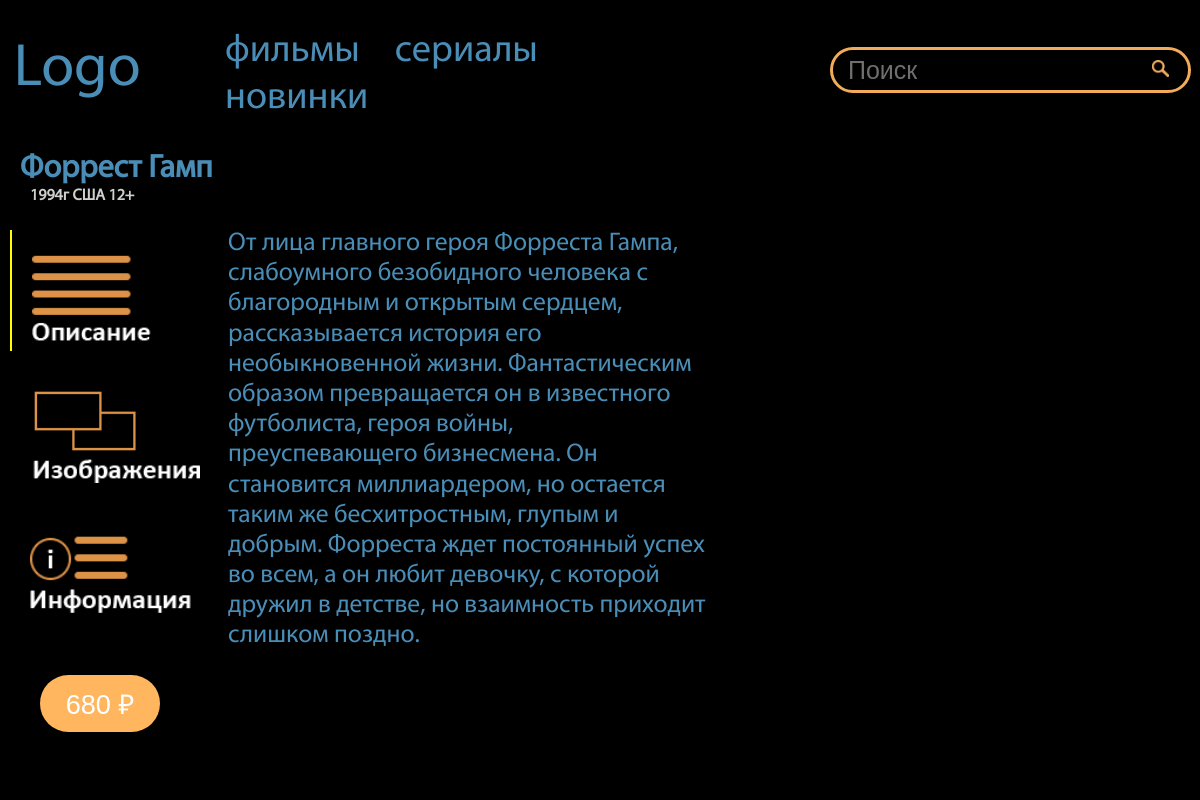
The app's page /page/index.php?id=8 with its own data.
### tables this page shows
CREATE TABLE `film` (
  `id` int NOT NULL AUTO_INCREMENT,
  `title` varchar(128) NOT NULL,
  `country_id` int NOT NULL,
  `release` int NOT NULL,
  `rate` tinyint NOT NULL,
  `discription` text NOT NULL,
  `trailer` text NOT NULL,
  `director` text NOT NULL,
  `role` text NOT NULL,
  `price` int unsigned NOT NULL,
  PRIMARY KEY (`id`),
  UNIQUE KEY `name_UNIQUE` (`title`),
  KEY `fk_country_idx` (`country_id`),
  CONSTRAINT `fk_country_id` FOREIGN KEY (`country_id`) REFERENCES `country` (`id`)
);

CREATE TABLE `country` (
  `id` int NOT NULL AUTO_INCREMENT,
  `name` varchar(45) DEFAULT NULL,
  PRIMARY KEY (`id`),
  UNIQUE KEY `name_UNIQUE` (`name`)
);

### page/index.php (the view, shortened to what this page needs)
<!DOCTYPE html>
<html lang="en" dir="ltr">
<head>
	<link rel="stylesheet" type="text/css" href="/page/page_style.css">
	<?php
	$id = $_GET['id'];
	if (is_array($id))
		$id = intval($id[0]);
	else
		$id = intval($id);
	$options = array(
						PDO::ATTR_ERRMODE            => PDO::ERRMODE_EXCEPTION,
						PDO::ATTR_DEFAULT_FETCH_MODE => PDO::FETCH_ASSOC
	  );
	try
	{
		$connection = new PDO('mysql:host=localhost;dbname=films_index;charset=utf8', 'root', 'root', $options);
	}
	catch (Exception $e)
	{
	   exit('<script type="text/javascript">alert("Подключение к базе данных не удалось, попробуйте перезагрузить страницу: ' . $e->getMessage().'");
		location.href=location.href;</script>');
	}
	$stmt = $connection->query("SELECT film.id, title, `release`, rate, discription, trailer, director, `role`, price,
		country.name as country FROM film LEFT JOIN country ON country_id = country.id WHERE film.id =".$id);
	$data = $stmt->fetchAll()[0];
	$name = $data['title'];
	$year = explode('-', ($data['release']))[0];
	$country = $data['country'];
	$rate = $data['rate'];
	$discription = $data['discription'];
	$price = $data['price'];
	?>
</head>
<body>
	<img id="poster" src="../srcs/images/<?php echo $id; ?>/poster">
	<div id="shadow"></div>
	<div id="header_wrapper">
		<div id="logo"><a href="/">Logo</a></div>
		<div id="menu">
		  	<ul>
				<li><a href="/?category=2">фильмы</a></li>
				<li><a href="/?category=3">сериалы</a></li>
				<li><a href="/?category=1">новинки</a></li>
			</ul>
		</div>
	</div>
	<div id="name">
		<div id="title"><?php echo $name; ?></div>
		<p><?php echo $year."г ".$country." ".$rate."+"?></p>
	</div>
	<div id="navibar">
		<div><a class="navibar" type="button" onclick="selectTab( contentList[0], this)"><img src="../srcs/ico/discription.png"></a></div>
		<div><a class="navibar" type="button" onclick="selectTab( contentList[1], this)"><img src="../srcs/ico/gallery.png"></a></div>
		<div><a class="navibar" type="button" onclick="selectTab( contentList[2], this)"><img src="../srcs/ico/info.png"></a></div>
		<div id="price"><button id="price_button" onclick="addToCart(<?php echo $id; ?>)"><?php echo $price; ?> ₽</button></div>
	</div>
	<br>
	<div class="content">
		<span style="vertical-align: middle;"><?php  echo $discription; ?></span>
	</div>
	<br>
	<br>
	<div id="search_wrapper">
	</div>
</body>
</html>

### page/page_style.css (style rules this page uses)
body { font-family: "MyriadProRegular"; color: #4a8eb8; background-color: black; margin: 0; overflow-y: hidden; }
#poster { z-index: -3; position: fixed; min-height: 100vh; min-width: 45%; width: 90vmin; object-fit: contain; right: 0px; vertical-align: middle; }
#shadow { min-width: 1000px; z-index: -2; position: fixed; height: 100% ; width: 100%; box-shadow: inset 67vw 30px 87px -44px black, inset 900px 30px 87px 0 black; }
#header_wrapper { position: fixed; display: flex; z-index: 2; height: 150px; width: 57vw; min-width: 600px; overflow: hidden; font-size: 150%; min-height: 100px; align-items: center; }
#search_wrapper { position: fixed; z-index: 2; right: 50px; top: 50px; opacity: 0.95; margin: 0 50px 0 70vw; width: 25vw; height: 40px; }
@media screen and (max-width: 1200px) { #search_wrapper { margin-left: 830px; right: auto } }
#logo { font-size: 250%; width: 150px; margin: -10px 0 0 2%; color: #4a8eb8; }
#logo a { color: #4a8eb8; }
#menu { margin: auto; }
#menu ul { flex: 3; margin-right: auto; }
#menu li { font-size: 160%; margin-left: 30px; display: inline-block; list-style-type: none; }
a { text-decoration:none; }
#menu a { color: #4a8eb8 }
#name { width: 54vw; height: 200px; position: fixed; flex-wrap: wrap-reverse; margin: 150px 0 0 20px; min-width: 750px; font-weight: bold; border-bottom: 10px solid black; background-color: black; box-shadow: 2vw 0 5px 5px black; }
#name p { color: #cfd1cd; padding-top: 0.5%; margin: -5px 0 -20px 10px; font-size: 100%; }
#title { font-size: 200%; }
#navibar { display: flex; position: fixed; flex-direction: column; margin-top: 230px; width: 200px; height: 65vh; overflow-y: auto; }
.navibar { margin-bottom:2vh; display: block; margin-left: 10px; padding: 20px 0 0 20px; }
.navibar img { object-fit: contain; width: 100%; }
#price button { background-color: #ffb65e; border:none; color: white; padding: 10px 0; border-radius: 40px; width: 100px; margin: 4vh 0 0 40px; min-width: 120px; display: block; position: relative; outline: none; font-size: 170%; }
.content { position: absolute; margin:200px 0 300px calc(200px + (40px - 1vw)); min-width: 300px; width: 40%; font-size: 160%; height: 70vh; padding: 10px 0; overflow: auto; }
@media screen and (max-height: 800px) { .content { height: 60vh; } }

### srcs/modules/search.css (style rules this page uses)
#search_button img, #reset_search, #reset_search img { height: 17px; }
#search_elem { display: flex; align-items: center; margin-left: -45px; }
#reset_search, #search_button { cursor: pointer; border: none; outline: none; background-color: rgba(0,0,0,0); }
#search_form, #search { height: inherit; width: inherit; display: flex; align-items: center; flex-wrap: nowrap; }
#search { height: 100%; }
#search_field { border-radius: 40px; height: inherit; width: inherit; background-color: rgba(0, 0, 0, 0.95); border: solid #ffb65e ; color: white; outline: none; padding: 0 40px 0 15px; font-size: 25px; }

### records on screen
film: title "Форрест Гамп", release "1994", country.name "США", rate "12", price "680", discription "От лица главного героя Форреста Гампа, слабоумного безобидного человека с благородным и открытым сердцем, рассказывается история его необыкновенной жизни. Фантастическим образом превращается он в известного футболиста, героя войны, преуспевающего бизнесмена. Он становится миллиардером, но остается таким же бесхитростным, глупым и добрым. Форреста ждет постоянный успех во всем, а он любит девочку, с которой дружил в детстве, но взаимность приходит слишком поздно."
